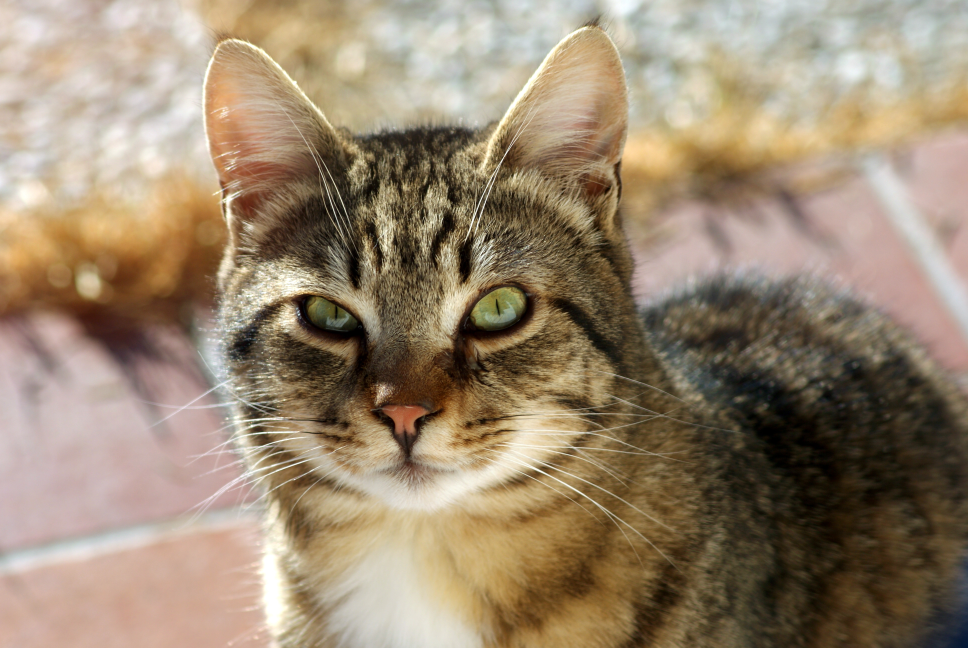
#> input picture PlayingWithTecnologies/openCV/opencv/pictures/cat.jpg, 3872 x 2592 px (shown at 1/4 size)
$ python basic.py
#> lines starting #> are read from the running program, lines starting #| are printed output that depends on the picture
import cv2 as cv

img = cv.imread('pictures/cat.jpg')
#> img is the input picture: shape (2592, 3872, 3); mean B, G, R 111.9, 134.8, 152.9

# resize

scaleFactor = 1.0
width = int(img.shape[1] * scaleFactor / 10)
#> width = 387
height = int(img.shape[0] * scaleFactor / 10)
#> height = 259
dim = (width,height)
#> dim = (387, 259)

resizedImg = cv.resize(img,dim,interpolation=cv.INTER_AREA)
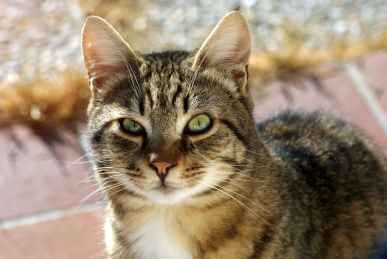
#> resizedImg: shape (259, 387, 3); mean B, G, R 111.9, 134.8, 152.9


#cv.imshow('Cat',img)

# Converting to grayscale
gray = cv.cvtColor(resizedImg,cv.COLOR_BGR2GRAY)
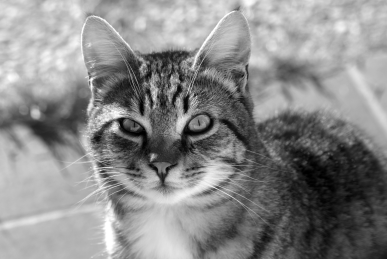
#> gray: shape (259, 387); min 0, max 255, mean 137.6
cv.imshow('Gray',gray)

#Blur

blur = cv.GaussianBlur(resizedImg,(11,11),cv.BORDER_DEFAULT)
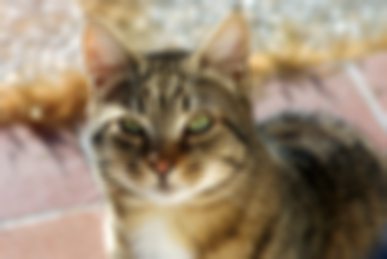
#> blur: shape (259, 387, 3); mean B, G, R 111.9, 134.8, 152.9
cv.imshow('Blur',blur)

#Edges with blur is interesting
canny = cv.Canny(resizedImg,125,175)
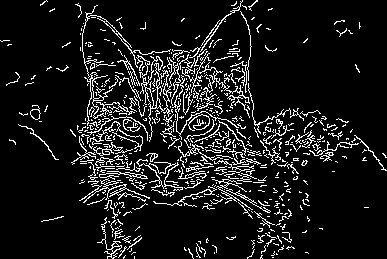
#> canny: shape (259, 387); 10.1% white in thin lines or dots
cv.imshow('Canny',canny)


# Dilating
dilated = cv.dilate(canny,(7,7),iterations=1)
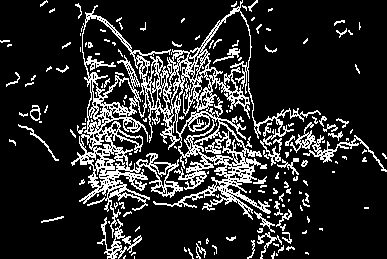
#> dilated: shape (259, 387); 16.7% white in thin lines or dots
cv.imshow('Dilated',dilated)


# Eroding
eroded = cv.erode(dilated,(3,3),iterations=2)
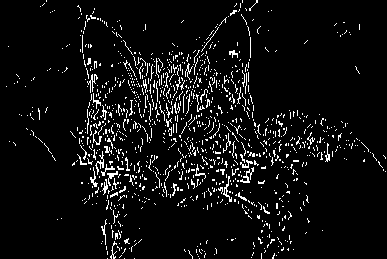
#> eroded: shape (259, 387); 6.2% white in thin lines or dots
cv.imshow('Eroded',eroded)


cv.waitKey(0)
cv.destroyAllWindows()

$ run again, with PlayingWithTecnologies/openCV/opencv/pictures/croco.jpg copied over PlayingWithTecnologies/openCV/opencv/pictures/cat.jpg
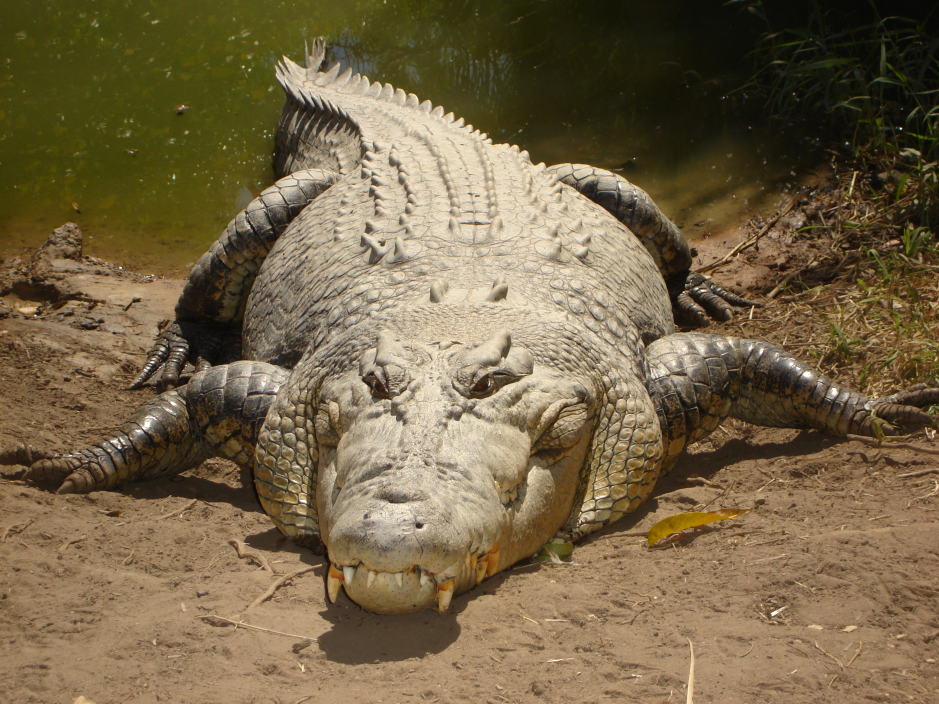
#> input picture PlayingWithTecnologies/openCV/opencv/pictures/croco.jpg, 2816 x 2112 px (shown at 1/3 size)
#> img is the input picture: shape (2112, 2816, 3); mean B, G, R 71.7, 101.4, 118
#> `canny = cv.Canny(resizedImg,125,175)`:
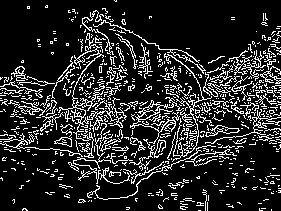
#> canny: shape (211, 281); 16.2% white in thin lines or dots
#> dilated: shape (211, 281); 27.2% white in thin lines or dots
#> `eroded = cv.erode(dilated,(3,3),iterations=2)`:
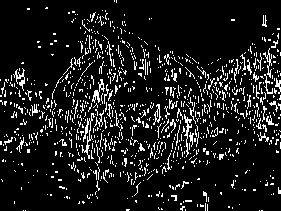
#> eroded: shape (211, 281); 10.8% white in thin lines or dots
